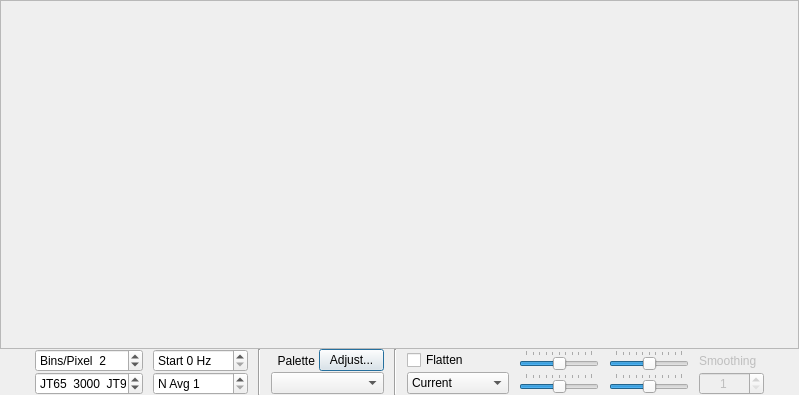
<?xml version="1.0" encoding="UTF-8"?>
<ui version="4.0">
 <class>WideGraph</class>
 <widget class="QDialog" name="WideGraph">
  <property name="geometry">
   <rect>
    <x>0</x>
    <y>0</y>
    <width>799</width>
    <height>395</height>
   </rect>
  </property>
  <property name="sizePolicy">
   <sizepolicy hsizetype="Preferred" vsizetype="Preferred">
    <horstretch>0</horstretch>
    <verstretch>0</verstretch>
   </sizepolicy>
  </property>
  <property name="windowTitle">
   <string>Dialog</string>
  </property>
  <layout class="QVBoxLayout" name="verticalLayout_2">
   <property name="spacing">
    <number>0</number>
   </property>
   <property name="leftMargin">
    <number>0</number>
   </property>
   <property name="topMargin">
    <number>0</number>
   </property>
   <property name="rightMargin">
    <number>0</number>
   </property>
   <property name="bottomMargin">
    <number>0</number>
   </property>
   <item>
    <layout class="QVBoxLayout" name="verticalLayout">
     <item>
      <widget class="CPlotter" name="widePlot">
       <property name="enabled">
        <bool>true</bool>
       </property>
       <property name="sizePolicy">
        <sizepolicy hsizetype="Expanding" vsizetype="Expanding">
         <horstretch>0</horstretch>
         <verstretch>0</verstretch>
        </sizepolicy>
       </property>
       <property name="minimumSize">
        <size>
         <width>400</width>
         <height>100</height>
        </size>
       </property>
       <property name="frameShape">
        <enum>QFrame::StyledPanel</enum>
       </property>
       <property name="frameShadow">
        <enum>QFrame::Sunken</enum>
       </property>
       <property name="lineWidth">
        <number>1</number>
       </property>
      </widget>
     </item>
     <item>
      <layout class="QGridLayout" name="gridLayout">
       <property name="horizontalSpacing">
        <number>10</number>
       </property>
       <item row="1" column="6">
        <widget class="QComboBox" name="spec2dComboBox">
         <property name="toolTip">
          <string>&lt;html&gt;&lt;head/&gt;&lt;body&gt;&lt;p&gt;Select data for spectral display&lt;/p&gt;&lt;/body&gt;&lt;/html&gt;</string>
         </property>
         <property name="currentIndex">
          <number>0</number>
         </property>
         <item>
          <property name="text">
           <string>Current</string>
          </property>
         </item>
         <item>
          <property name="text">
           <string>Cumulative</string>
          </property>
         </item>
         <item>
          <property name="text">
           <string>Linear Avg</string>
          </property>
         </item>
         <item>
          <property name="text">
           <string>Average (dB)</string>
          </property>
         </item>
        </widget>
       </item>
       <item row="1" column="1">
        <widget class="QSpinBox" name="fSplitSpinBox">
         <property name="sizePolicy">
          <sizepolicy hsizetype="Fixed" vsizetype="Fixed">
           <horstretch>0</horstretch>
           <verstretch>0</verstretch>
          </sizepolicy>
         </property>
         <property name="minimumSize">
          <size>
           <width>100</width>
           <height>0</height>
          </size>
         </property>
         <property name="maximumSize">
          <size>
           <width>120</width>
           <height>16777215</height>
          </size>
         </property>
         <property name="toolTip">
          <string>Decode JT65 below this frequency, JT9 above</string>
         </property>
         <property name="suffix">
          <string>  JT9</string>
         </property>
         <property name="prefix">
          <string>JT65  </string>
         </property>
         <property name="minimum">
          <number>0</number>
         </property>
         <property name="maximum">
          <number>5000</number>
         </property>
         <property name="singleStep">
          <number>100</number>
         </property>
         <property name="value">
          <number>3000</number>
         </property>
        </widget>
       </item>
       <item row="0" column="6">
        <widget class="QCheckBox" name="cbFlatten">
         <property name="text">
          <string>Flatten</string>
         </property>
        </widget>
       </item>
       <item row="1" column="4">
        <widget class="QComboBox" name="paletteComboBox">
         <property name="sizePolicy">
          <sizepolicy hsizetype="Preferred" vsizetype="Fixed">
           <horstretch>0</horstretch>
           <verstretch>0</verstretch>
          </sizepolicy>
         </property>
         <property name="minimumSize">
          <size>
           <width>80</width>
           <height>0</height>
          </size>
         </property>
         <property name="maximumSize">
          <size>
           <width>125</width>
           <height>16777215</height>
          </size>
         </property>
         <property name="toolTip">
          <string>Select waterfall palette</string>
         </property>
        </widget>
       </item>
       <item row="1" column="7">
        <widget class="QSlider" name="gain2dSlider">
         <property name="minimumSize">
          <size>
           <width>80</width>
           <height>0</height>
          </size>
         </property>
         <property name="maximumSize">
          <size>
           <width>150</width>
           <height>16777215</height>
          </size>
         </property>
         <property name="toolTip">
          <string>Spectrum gain</string>
         </property>
         <property name="minimum">
          <number>-50</number>
         </property>
         <property name="maximum">
          <number>50</number>
         </property>
         <property name="value">
          <number>0</number>
         </property>
         <property name="orientation">
          <enum>Qt::Horizontal</enum>
         </property>
         <property name="tickPosition">
          <enum>QSlider::TicksAbove</enum>
         </property>
        </widget>
       </item>
       <item row="0" column="1">
        <widget class="QSpinBox" name="bppSpinBox">
         <property name="sizePolicy">
          <sizepolicy hsizetype="Fixed" vsizetype="Fixed">
           <horstretch>0</horstretch>
           <verstretch>0</verstretch>
          </sizepolicy>
         </property>
         <property name="minimumSize">
          <size>
           <width>100</width>
           <height>0</height>
          </size>
         </property>
         <property name="maximumSize">
          <size>
           <width>120</width>
           <height>16777215</height>
          </size>
         </property>
         <property name="toolTip">
          <string>Compression factor for frequency scale</string>
         </property>
         <property name="suffix">
          <string/>
         </property>
         <property name="prefix">
          <string>Bins/Pixel  </string>
         </property>
         <property name="minimum">
          <number>1</number>
         </property>
         <property name="maximum">
          <number>1000</number>
         </property>
         <property name="singleStep">
          <number>1</number>
         </property>
         <property name="value">
          <number>2</number>
         </property>
        </widget>
       </item>
       <item row="0" column="9">
        <widget class="QLabel" name="labSmooth">
         <property name="enabled">
          <bool>false</bool>
         </property>
         <property name="minimumSize">
          <size>
           <width>65</width>
           <height>0</height>
          </size>
         </property>
         <property name="text">
          <string>Smoothing</string>
         </property>
        </widget>
       </item>
       <item row="0" column="7">
        <widget class="QSlider" name="gainSlider">
         <property name="minimumSize">
          <size>
           <width>80</width>
           <height>0</height>
          </size>
         </property>
         <property name="maximumSize">
          <size>
           <width>150</width>
           <height>16777215</height>
          </size>
         </property>
         <property name="toolTip">
          <string>Waterfall gain</string>
         </property>
         <property name="minimum">
          <number>-50</number>
         </property>
         <property name="maximum">
          <number>50</number>
         </property>
         <property name="value">
          <number>0</number>
         </property>
         <property name="orientation">
          <enum>Qt::Horizontal</enum>
         </property>
         <property name="tickPosition">
          <enum>QSlider::TicksAbove</enum>
         </property>
        </widget>
       </item>
       <item row="0" column="2">
        <widget class="QSpinBox" name="fStartSpinBox">
         <property name="sizePolicy">
          <sizepolicy hsizetype="Fixed" vsizetype="Fixed">
           <horstretch>0</horstretch>
           <verstretch>0</verstretch>
          </sizepolicy>
         </property>
         <property name="minimumSize">
          <size>
           <width>90</width>
           <height>0</height>
          </size>
         </property>
         <property name="maximumSize">
          <size>
           <width>100</width>
           <height>16777215</height>
          </size>
         </property>
         <property name="toolTip">
          <string>Frequency (Hz) at left edge of waterfall</string>
         </property>
         <property name="suffix">
          <string> Hz</string>
         </property>
         <property name="prefix">
          <string>Start </string>
         </property>
         <property name="maximum">
          <number>5000</number>
         </property>
         <property name="singleStep">
          <number>100</number>
         </property>
        </widget>
       </item>
       <item row="0" column="0">
        <spacer name="horizontalSpacer">
         <property name="orientation">
          <enum>Qt::Horizontal</enum>
         </property>
         <property name="sizeHint" stdset="0">
          <size>
           <width>40</width>
           <height>20</height>
          </size>
         </property>
        </spacer>
       </item>
       <item row="1" column="2">
        <widget class="QSpinBox" name="waterfallAvgSpinBox">
         <property name="sizePolicy">
          <sizepolicy hsizetype="Fixed" vsizetype="Fixed">
           <horstretch>0</horstretch>
           <verstretch>0</verstretch>
          </sizepolicy>
         </property>
         <property name="minimumSize">
          <size>
           <width>90</width>
           <height>0</height>
          </size>
         </property>
         <property name="maximumSize">
          <size>
           <width>100</width>
           <height>16777215</height>
          </size>
         </property>
         <property name="toolTip">
          <string>Number of FFTs averaged (controls waterfall scrolling rate)</string>
         </property>
         <property name="prefix">
          <string>N Avg </string>
         </property>
         <property name="minimum">
          <number>1</number>
         </property>
         <property name="maximum">
          <number>20</number>
         </property>
        </widget>
       </item>
       <item row="0" column="5" rowspan="2">
        <widget class="Line" name="line_2">
         <property name="orientation">
          <enum>Qt::Vertical</enum>
         </property>
        </widget>
       </item>
       <item row="0" column="3" rowspan="2">
        <widget class="Line" name="line">
         <property name="orientation">
          <enum>Qt::Vertical</enum>
         </property>
        </widget>
       </item>
       <item row="0" column="4">
        <layout class="QHBoxLayout" name="horizontalLayout">
         <item>
          <widget class="QLabel" name="labPalette">
           <property name="text">
            <string>  Palette </string>
           </property>
           <property name="alignment">
            <set>Qt::AlignLeading|Qt::AlignLeft|Qt::AlignVCenter</set>
           </property>
          </widget>
         </item>
         <item>
          <widget class="QPushButton" name="adjust_palette_push_button">
           <property name="maximumSize">
            <size>
             <width>65</width>
             <height>16777215</height>
            </size>
           </property>
           <property name="text">
            <string>Adjust...</string>
           </property>
          </widget>
         </item>
        </layout>
       </item>
       <item row="1" column="8">
        <widget class="QSlider" name="zero2dSlider">
         <property name="minimumSize">
          <size>
           <width>80</width>
           <height>0</height>
          </size>
         </property>
         <property name="maximumSize">
          <size>
           <width>150</width>
           <height>16777215</height>
          </size>
         </property>
         <property name="toolTip">
          <string>Spectrum zero</string>
         </property>
         <property name="minimum">
          <number>-50</number>
         </property>
         <property name="maximum">
          <number>50</number>
         </property>
         <property name="orientation">
          <enum>Qt::Horizontal</enum>
         </property>
         <property name="tickPosition">
          <enum>QSlider::TicksAbove</enum>
         </property>
        </widget>
       </item>
       <item row="0" column="8">
        <widget class="QSlider" name="zeroSlider">
         <property name="minimumSize">
          <size>
           <width>80</width>
           <height>0</height>
          </size>
         </property>
         <property name="maximumSize">
          <size>
           <width>150</width>
           <height>16777215</height>
          </size>
         </property>
         <property name="toolTip">
          <string>Waterfall zero</string>
         </property>
         <property name="minimum">
          <number>-50</number>
         </property>
         <property name="maximum">
          <number>50</number>
         </property>
         <property name="value">
          <number>0</number>
         </property>
         <property name="orientation">
          <enum>Qt::Horizontal</enum>
         </property>
         <property name="tickPosition">
          <enum>QSlider::TicksAbove</enum>
         </property>
        </widget>
       </item>
       <item row="1" column="9">
        <layout class="QHBoxLayout" name="horizontalLayout_2">
         <item>
          <widget class="QSpinBox" name="smoSpinBox">
           <property name="enabled">
            <bool>false</bool>
           </property>
           <property name="minimumSize">
            <size>
             <width>65</width>
             <height>0</height>
            </size>
           </property>
           <property name="maximumSize">
            <size>
             <width>50</width>
             <height>16777215</height>
            </size>
           </property>
           <property name="toolTip">
            <string>Smoothing of Linear Average spectrum</string>
           </property>
           <property name="alignment">
            <set>Qt::AlignCenter</set>
           </property>
           <property name="minimum">
            <number>1</number>
           </property>
           <property name="maximum">
            <number>7</number>
           </property>
          </widget>
         </item>
        </layout>
       </item>
       <item row="0" column="10">
        <spacer name="horizontalSpacer_2">
         <property name="orientation">
          <enum>Qt::Horizontal</enum>
         </property>
         <property name="sizeHint" stdset="0">
          <size>
           <width>40</width>
           <height>20</height>
          </size>
         </property>
        </spacer>
       </item>
      </layout>
     </item>
    </layout>
   </item>
  </layout>
 </widget>
 <customwidgets>
  <customwidget>
   <class>CPlotter</class>
   <extends>QFrame</extends>
   <header>plotter.h</header>
   <container>1</container>
  </customwidget>
 </customwidgets>
 <resources/>
 <connections/>
</ui>
